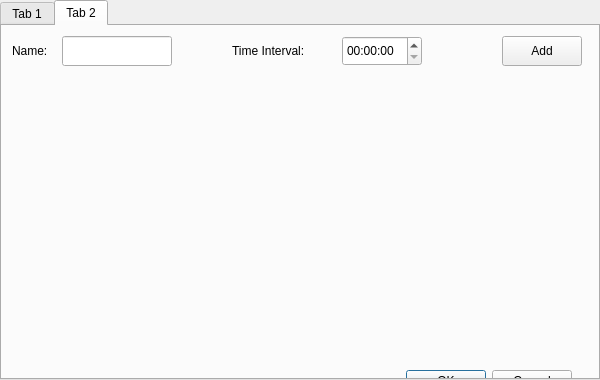
<?xml version="1.0" encoding="UTF-8"?>
<ui version="4.0">
 <class>TimeTabRandomListWidget</class>
 <widget class="QWidget" name="TimeTabRandomListWidget">
  <property name="geometry">
   <rect>
    <x>0</x>
    <y>0</y>
    <width>600</width>
    <height>380</height>
   </rect>
  </property>
  <property name="windowTitle">
   <string>Form</string>
  </property>
  <widget class="QTabWidget" name="TimeTabRandomListTabWidget">
   <property name="geometry">
    <rect>
     <x>0</x>
     <y>0</y>
     <width>600</width>
     <height>380</height>
    </rect>
   </property>
   <property name="currentIndex">
    <number>1</number>
   </property>
   <widget class="QWidget" name="ViewTab">
    <attribute name="title">
     <string>Tab 1</string>
    </attribute>
   </widget>
   <widget class="QWidget" name="CreateTab">
    <attribute name="title">
     <string>Tab 2</string>
    </attribute>
    <widget class="QPushButton" name="ButtonAddNewItemOfRandomList">
     <property name="geometry">
      <rect>
       <x>500</x>
       <y>10</y>
       <width>80</width>
       <height>30</height>
      </rect>
     </property>
     <property name="text">
      <string>Add</string>
     </property>
    </widget>
    <widget class="QDialogButtonBox" name="TimeTabRandomListTabButtonBox">
     <property name="geometry">
      <rect>
       <x>380</x>
       <y>340</y>
       <width>190</width>
       <height>30</height>
      </rect>
     </property>
     <property name="standardButtons">
      <set>QDialogButtonBox::Cancel|QDialogButtonBox::Ok</set>
     </property>
    </widget>
    <widget class="QLabel" name="labelName">
     <property name="geometry">
      <rect>
       <x>10</x>
       <y>10</y>
       <width>50</width>
       <height>30</height>
      </rect>
     </property>
     <property name="text">
      <string>Name:</string>
     </property>
    </widget>
    <widget class="QLabel" name="labelTimeInterval">
     <property name="geometry">
      <rect>
       <x>230</x>
       <y>10</y>
       <width>100</width>
       <height>30</height>
      </rect>
     </property>
     <property name="text">
      <string>Time Interval:</string>
     </property>
    </widget>
    <widget class="QLineEdit" name="lineEditNameRandoList">
     <property name="geometry">
      <rect>
       <x>60</x>
       <y>10</y>
       <width>110</width>
       <height>30</height>
      </rect>
     </property>
    </widget>
    <widget class="QTimeEdit" name="timeEditTimeInterval">
     <property name="geometry">
      <rect>
       <x>340</x>
       <y>10</y>
       <width>80</width>
       <height>30</height>
      </rect>
     </property>
    </widget>
   </widget>
  </widget>
 </widget>
 <resources/>
 <connections/>
</ui>
